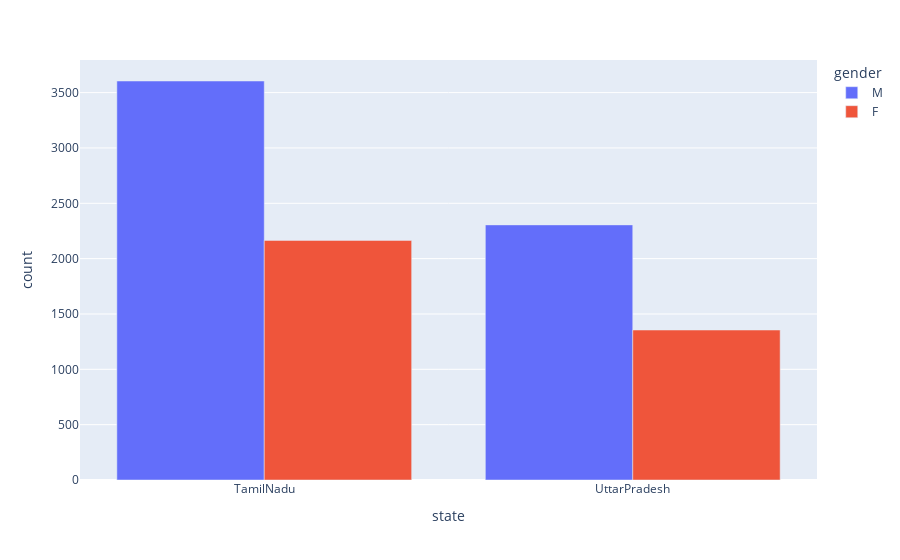

The notebook cell saved with this chart:
### Code cell
df = px.data.tips()
fig = px.bar(g1, x="state", y="count", color='gender',barmode='group')
fig.show()


df = px.data.tips()
fig = px.bar(g, x="state", y="count", color='gender',barmode='group')
fig.show()

### Figure 1 — Plotly figure (JSON) as saved in the notebook; plotly's stock layout.template omitted (floating-point values rounded to 4 significant figures)
{"data": [{"alignmentgroup": "True", "hovertemplate": "gender=M<br>state=%{x}<br>count=%{y}<extra></extra>", "legendgroup": "M", "marker": {"color": "#636efa"}, "name": "M", "offsetgroup": "M", "orientation": "v", "showlegend": true, "textposition": "auto", "type": "bar", "x": ["TamilNadu", "UttarPradesh"], "xaxis": "x", "y": [3605, 2305], "yaxis": "y"}, {"alignmentgroup": "True", "hovertemplate": "gender=F<br>state=%{x}<br>count=%{y}<extra></extra>", "legendgroup": "F", "marker": {"color": "#EF553B"}, "name": "F", "offsetgroup": "F", "orientation": "v", "showlegend": true, "textposition": "auto", "type": "bar", "x": ["TamilNadu", "UttarPradesh"], "xaxis": "x", "y": [2165, 1355], "yaxis": "y"}], "layout": {"barmode": "group", "legend": {"title": {"text": "gender"}, "tracegroupgap": 0}, "margin": {"t": 60}, "xaxis": {"anchor": "y", "domain": [0, 1], "title": {"text": "state"}}, "yaxis": {"anchor": "x", "domain": [0, 1], "title": {"text": "count"}}}}
